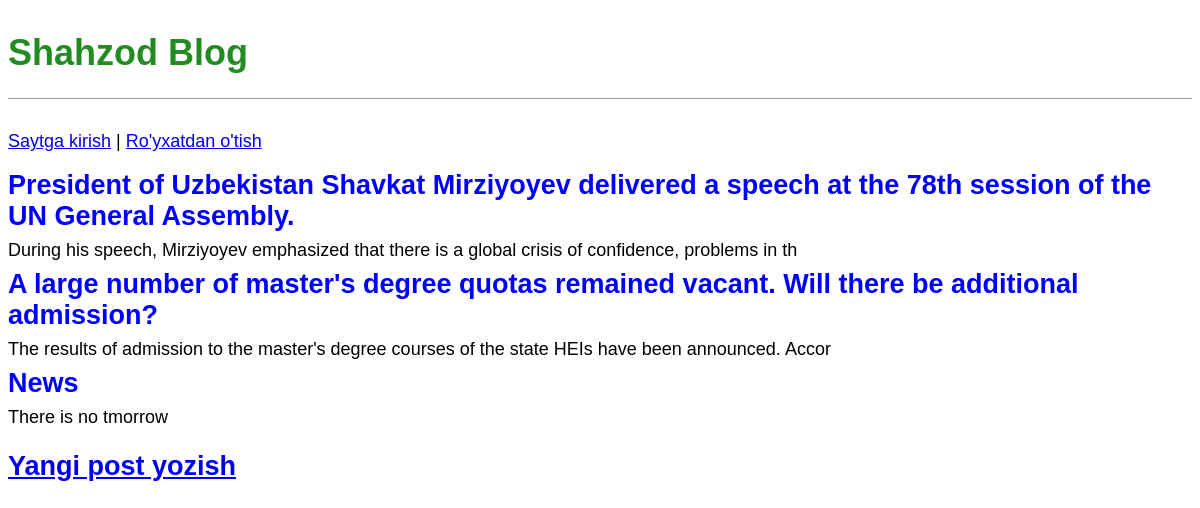
The page / on the database its author committed.
### blog/models.py (models this page shows, shortened)
class Post(models.Model):
    title = models.CharField(max_length=200)
    author = models.ForeignKey(
        'auth.User',
        on_delete=models.CASCADE
    )
    body = models.TextField()

### blog/views.py (the view)
# urls.py: path('', BlogListView.as_view(), name='home'),
class BlogListView(ListView):
    model = Post
    template_name = 'home.html'

### templates/home.html
{% extends 'base.html' %}
{% block content %}
    {% for post in object_list %}
        <div class="post-entry">
            <h2><a href="{% url 'post_detail' post.pk %}">{{ post.title }}</a></h2>
            <p>{{ post.body | slice:":100" }}</p>
        </div>
    {% endfor %}
{% endblock content %}

### templates/base.html (shortened to what this page needs)
{% load static %}
<!DOCTYPE html>
<html lang="en">
<head>
    <link rel="stylesheet" href="{% static 'css/base.css' %}">
</head>
<body>
    <header>
        <h1><a href="{% url 'home' %}">Shahzod Blog</a></h1>
    </header>
    {% if user.is_authenticated %}
        <p>Xush kelibsiz {{ user.username }}</p>
        <p><a href="{% url 'logout' %}">Chiqib ketish</a></p>
    {% else %}
        <p>
            <a href="{% url 'login' %}">Saytga kirish</a> |
            <a href="{% url 'signup' %}">Ro'yxatdan o'tish</a>
        </p>
    {% endif %}
    <div>
        {% block content %}
        {% endblock content %}
    </div>
    <footer>
        <h2><a href="{% url 'post_new' %}">Yangi post yozish</a></h2>
    </footer>
</body>
</html>

### static/css/base.css (style rules this page uses)
header { border-bottom: 1px solid #999; margin-bottom: 2rem; display: flex; }
body { font-family: sans-serif; font-size: 18px; }
header h1 a { color: ForestGreen; text-decoration: none; }
.post-entry { margin-botom: 2rem; }
.post-entry h2 { margin: 0.5rem 0; }
.post-entry h2 a, .post-entry h2 a:visited { color: blue; text-decoration: none; }
.post-entry p { margin: 0; font-weight: 400; }

### rows shown on the page
Post: title "President of Uzbekistan Shavkat Mirziyoyev delivered a speech at the 78th session of the UN General Assembly.", body "During his speech, Mirziyoyev emphasized that there is a global crisis of confidence, problems in th"
Post: title "A large number of master's degree quotas remained vacant. Will there be additional admission?", body "The results of admission to the master's degree courses of the state HEIs have been announced. Accor"
Post: title "News", body "There is no tmorrow"
